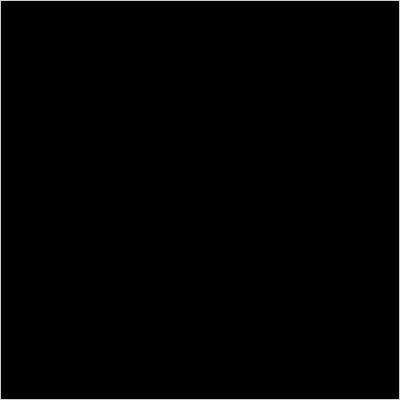
Frame 1 (no input)
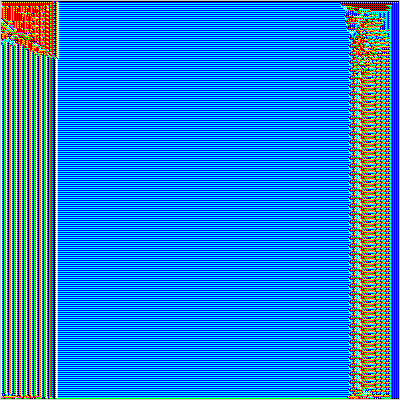
Frame 60 (the mouse pressed at the canvas centre just before this capture)
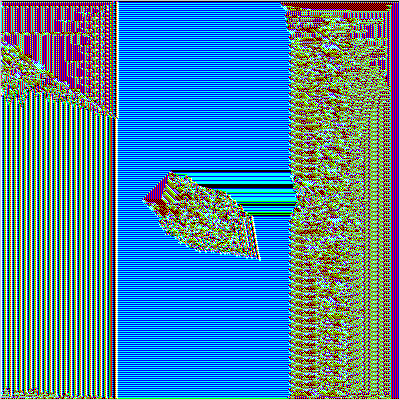
Frame 120 (the mouse held since frame 60 and released just before this capture)

The Processing sketch that drew these frames (run headless with seeded random() and noise(); from frame 60 on, the mouse is pressed at the canvas centre):

// Processing sketch: Crazyness
// ── Crazyness.pde
int cs[][]; //colors

void setup(){
  size(400,400);
  cs = new int[width][height];
}

void draw(){
  if(mousePressed) cs[constrain(mouseX,0,width-1)][constrain(mouseY,0,height-1)] = (int)random(255);
  for(int y=1;y<height-1;y++){
    for(int x=1;x<width-1;x++){
      //color c= color(pow(cs[x-1][y-1],2),pow(cs[x-1][y+1]*cs[x-1][y+1],2),pow(cs[x+1][y+1]-cs[x][y+1],2));
      //color c= color(pow(cs[x-1][y-1]*cs[x][y-1],2),pow(cs[x+1][y-1]*cs[x-1][y],2),pow(cs[x][y]*cs[x+1][y],2));
      //color c= color(pow(cs[x][y-1]*cs[x-1][y],1.2),pow(cs[x][y+1]*cs[x+1][y],1.2),pow(cs[x][y]-cs[x-1][y+1],1.2));
      //color c= color(pow(cs[x][y-1]-cs[x-1][y],-1.2),pow(cs[x][y+1]*cs[x+1][y],1.2),pow(cs[x][y]-cs[x-1][y+1],3.2));
      //color c= color(pow(cs[x][y-1]-cs[x-1][y]*cs[x][y+1]-cs[x+1][y],3.2), pow(cs[x][y-1]+cs[x-1][y]*cs[x][y+1]+cs[x+1][y],3.2), pow(cs[x][y-1]*cs[x-1][y]-cs[x][y+1]*cs[x+1][y],3.2));
      //color c= color(pow(cs[x][y]-cs[x+1][y],-3.2), pow(cs[x][y-1]+cs[x-1][y]*cs[x][y+1]+cs[x+1][y],-3.2), pow(cs[x-1][y]-cs[x][y+1]*cs[x+1][y],3.2));
      color c= color(pow(cs[x][y]-cs[x+1][y],3.2), pow(cs[x][y-1]*cs[x+1][y],3.2), pow(cs[x-1][y]-cs[x][y+1],3.2));
      set(x,y, c);
      cs[x][y]= c;
    }
  }
}
